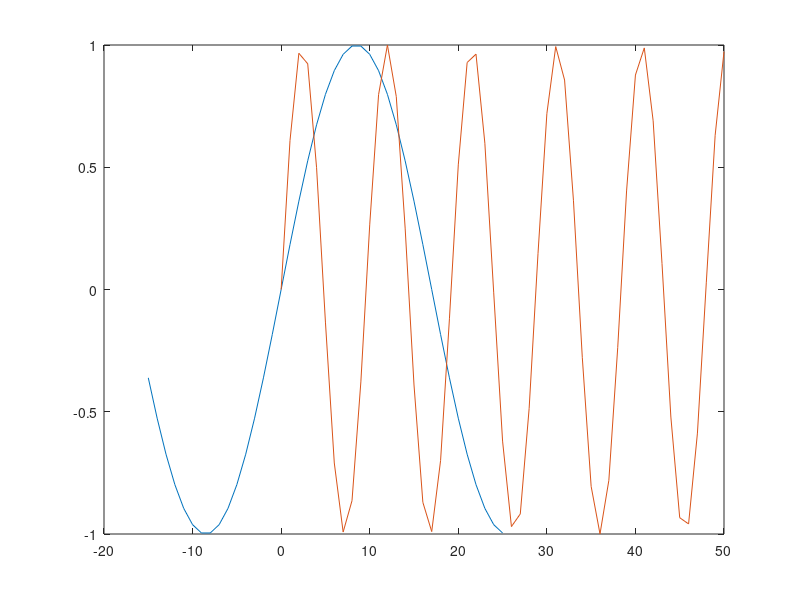
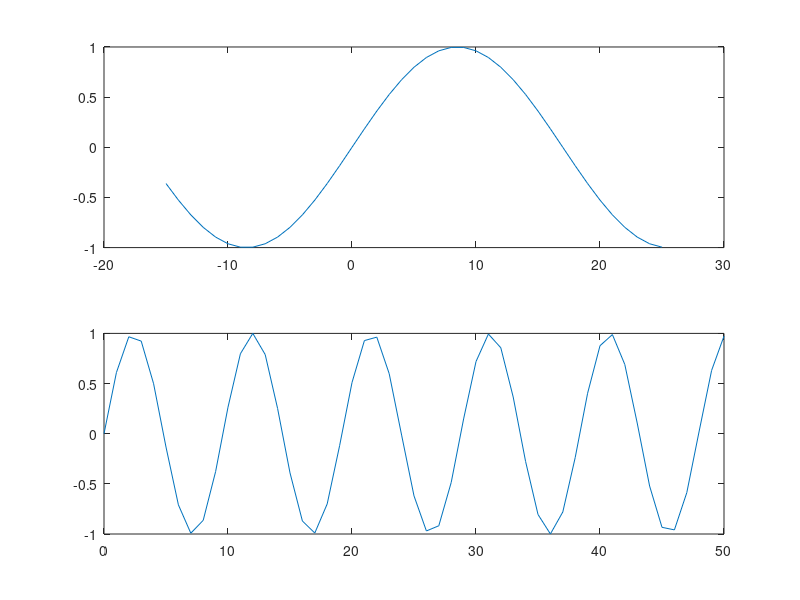

Here is the MATLAB script that generated these plots, in order:
function ex4c()
    n = -15:1:25;
    m = 0:50;
    
    for i = 1:1:length(n)
        x1(i) = sin(pi*n(i)/17);
    end
   
    for i = 1:1:length(m)
        x2(i) = sin(pi*m(i)/sqrt(23));
    end
    
    %aceeasi fereastra
    plot(n,x1);
    hold on;
    plot(m,x2);
    
    % miniferestre
    figure
    subplot(2,1,1);
    plot(n,x1);
    
    subplot(2,1,2);
    plot(m,x2);

end